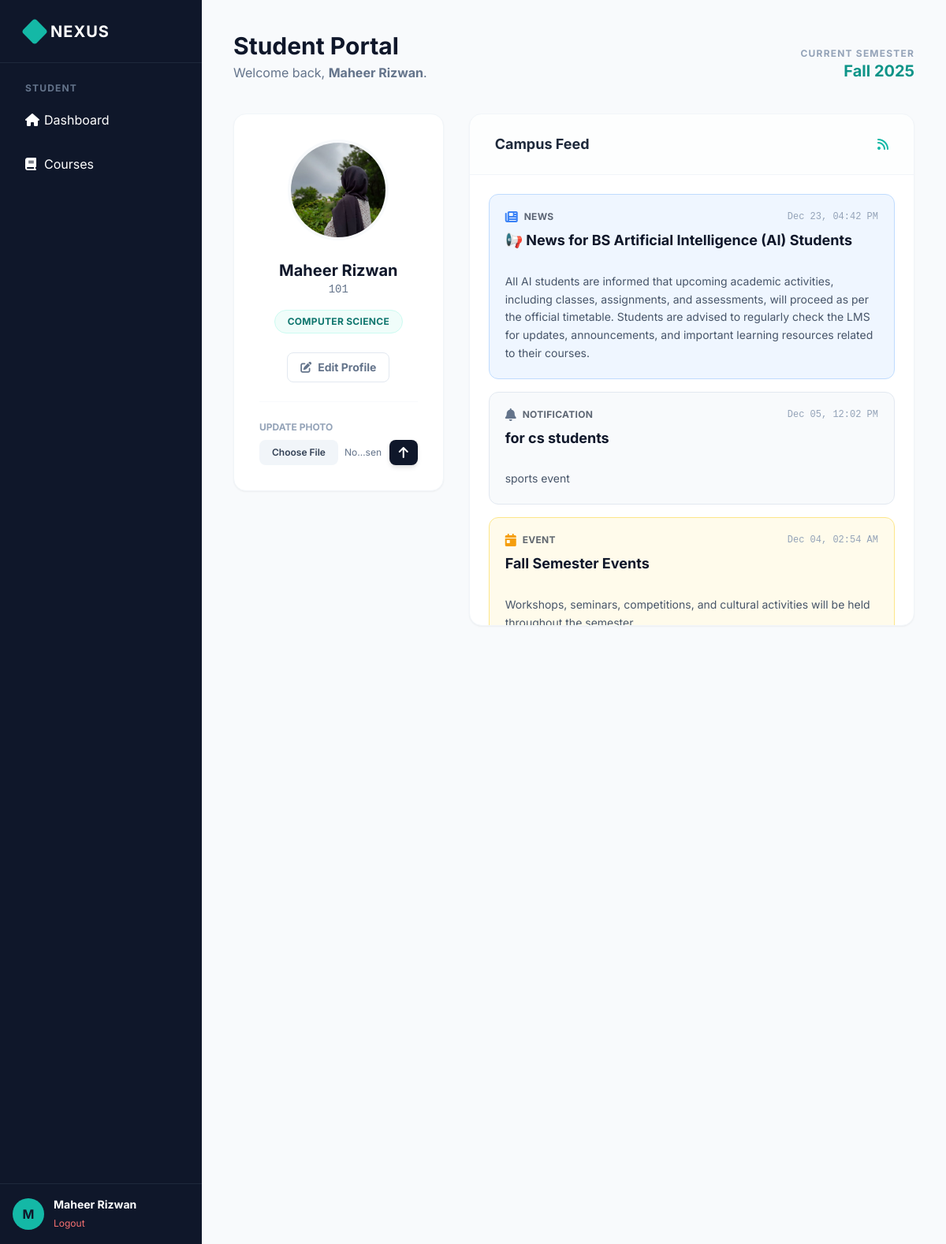
The page /student_dashboard.php (signed in) on the database its author committed.
### tables this page shows
CREATE TABLE `users` (
  `id` int(11) NOT NULL,
  `name` varchar(100) NOT NULL,
  `email` varchar(100) DEFAULT NULL,
  `roll_number` varchar(50) DEFAULT NULL,
  `password` varchar(255) NOT NULL,
  `role` enum('admin','student','faculty') NOT NULL,
  `department` varchar(100) DEFAULT NULL,
  `faculty_type` enum('instructor','focal_person') DEFAULT NULL,
  `profile_pic` varchar(255) DEFAULT 'default.png',
  `created_at` timestamp NOT NULL DEFAULT current_timestamp()
);

CREATE TABLE `notices` (
  `id` int(11) NOT NULL,
  `title` varchar(150) DEFAULT NULL,
  `content` text NOT NULL,
  `type` enum('news','event','notification') DEFAULT 'notification',
  `department` varchar(100) DEFAULT NULL,
  `created_at` timestamp NOT NULL DEFAULT current_timestamp()
);

### student_dashboard.php (the view, shortened to what this page needs)
<?php
include 'db.php';
$user_id = $_SESSION['user_id'];
$user = $conn->query("SELECT * FROM users WHERE id=$user_id")->fetch_assoc();
$notices = $conn->query("SELECT * FROM notices ORDER BY created_at DESC");
?>
<!DOCTYPE html>
<html lang="en">
<head>
    <script src="https://cdn.tailwindcss.com"></script>
    <link rel="stylesheet" href="https://cdnjs.cloudflare.com/ajax/libs/font-awesome/6.4.0/css/all.min.css">
</head>
<body class="bg-slate-50 text-slate-800">
    <?php include 'sidebar.php'; ?>
    <div class="ml-64 p-10">
        <div class="mb-10 flex justify-between items-end">
            <div>
                <h1 class="text-3xl font-bold text-slate-900">Student Portal</h1>
                <p class="text-slate-500 mt-1">Welcome back, <strong><?php echo $user['name']; ?></strong>.</p>
            </div>
            <div class="text-right hidden md:block">
                <p class="text-xs font-bold text-slate-400 uppercase tracking-widest">Current Semester</p>
                <p class="text-xl font-bold text-teal-600">Fall 2025</p>
            </div>
        </div>
        <div class="grid grid-cols-1 lg:grid-cols-3 gap-8">
            <div class="lg:col-span-1">
                <div class="bg-white p-8 rounded-2xl shadow-sm border border-slate-100 text-center sticky top-6">
                    <div class="relative w-32 h-32 mx-auto mb-6 group cursor-pointer">
                        <?php
                            $pic = (!empty($user['profile_pic']) && $user['profile_pic'] != 'default.png') ? 'uploads/'.$user['profile_pic'] : 'https://via.placeholder.com/150';
                        ?>
                        <img src="<?php echo $pic; ?>" class="w-full h-full rounded-full object-cover border-4 border-slate-50 shadow-inner group-hover:opacity-75 transition">
                    </div>
                    <h2 class="text-xl font-bold text-slate-900"><?php echo $user['name']; ?></h2>
                    <p class="text-slate-500 font-mono text-sm mb-4"><?php echo $user['roll_number']; ?></p>
                    <span class="inline-block bg-teal-50 text-teal-700 text-xs font-bold px-4 py-1.5 rounded-full uppercase tracking-wide border border-teal-100">
                        <?php echo $user['department']; ?>
                    </span>
                    <div class="mt-6 mb-6">
                        <a href="student_edit.php" class="inline-block text-sm font-bold text-slate-500 hover:text-teal-600 transition border border-slate-200 px-4 py-2 rounded-lg hover:border-teal-500">
                            <i class="fa-solid fa-pen-to-square mr-2"></i>Edit Profile
                        </a>
                    </div>
                    <form method="POST" enctype="multipart/form-data" class="pt-6 border-t border-slate-50 text-left">
                        <label class="block text-xs font-bold text-slate-400 mb-2 uppercase">Update Photo</label>
                        <div class="flex gap-2">
                            <input type="file" name="image" required class="block w-full text-xs text-slate-500 file:mr-2 file:py-2 file:px-4 file:rounded-lg file:border-0 file:text-xs file:font-semibold file:bg-slate-100 file:text-slate-700 hover:file:bg-slate-200 cursor-pointer">
                            <button type="submit" name="upload_pic" class="bg-slate-900 text-white px-3 rounded-lg hover:bg-teal-600 transition shadow-md">
                                <i class="fa-solid fa-arrow-up"></i>
                            </button>
                        </div>
                    </form>
                </div>
            </div>
            <div class="lg:col-span-2">
                <div class="bg-white rounded-2xl shadow-sm border border-slate-100 overflow-hidden h-[650px] flex flex-col">
                    <div class="px-8 py-6 border-b border-slate-100 bg-slate-50/30 flex justify-between items-center">
                        <h2 class="font-bold text-slate-800 text-lg">Campus Feed</h2>
                        <i class="fa-solid fa-rss text-teal-500"></i>
                    </div>
                    <div class="p-6 overflow-y-auto custom-scrollbar flex-1 space-y-4">
                        <?php if($notices->num_rows > 0): ?>
                            <?php while($notice = $notices->fetch_assoc()):
                                $type = $notice['type'];
                                $bg = ($type == 'event') ? 'bg-amber-50 border-amber-200' : (($type == 'news') ? 'bg-blue-50 border-blue-200' : 'bg-slate-50 border-slate-200');
                                $icon = ($type == 'event') ? 'text-amber-500 fa-calendar-day' : (($type == 'news') ? 'text-blue-500 fa-newspaper' : 'text-slate-500 fa-bell');
                            ?>
                            <div class="p-5 rounded-xl border <?php echo $bg; ?> hover:shadow-md transition group">
                                <div class="flex justify-between items-start mb-2">
                                    <div class="flex items-center gap-2">
                                        <i class="fa-solid <?php echo $icon; ?>"></i>
                                        <span class="text-xs font-bold uppercase tracking-wide opacity-70">
                                            <?php echo $type ? $type : 'Notification'; ?>
                                        </span>
                                    </div>
                                    <span class="text-xs text-slate-400 font-mono">
                                        <?php echo date('M d, h:i A', strtotime($notice['created_at'])); ?>
                                    </span>
                                </div>
                                <h3 class="font-bold text-slate-900 mb-1 text-lg group-hover:text-teal-700 transition-colors">
                                    <?php echo $notice['title']; ?>
                                </h3>
                                <p class="text-slate-600 text-sm leading-relaxed whitespace-pre-line">
                                    <?php echo $notice['content']; ?>
                                </p>
                            </div>
                            <?php endwhile; ?>
                        <?php endif; ?>
                    </div>
                </div>
            </div>
        </div>
    </div>
</body>
</html>

### sidebar.php (shortened to what this page needs)
<?php
$role = $_SESSION['role'];
?>
<div class="w-64 bg-slate-900 text-white min-h-screen flex flex-col fixed left-0 top-0 z-40">
    <div class="h-20 flex items-center px-8 border-b border-slate-800">
        <div class="text-xl font-bold tracking-wider flex items-center gap-2">
            <div class="w-6 h-6 bg-teal-500 rounded transform rotate-45"></div>
            NEXUS
        </div>
    </div>
    <div class="flex-1 py-6 space-y-2 px-4">
        <?php if($role == 'student'): ?>
            <p class="px-4 text-xs font-bold text-slate-500 uppercase tracking-widest mb-2">Student</p>
            <a href="student_dashboard.php" class="block px-4 py-3 rounded-lg hover:bg-slate-800 hover:text-teal-400 transition flex items-center">
                <i class="fa-solid fa-house w-6"></i> Dashboard
            </a>
            <a href="#" class="block px-4 py-3 rounded-lg hover:bg-slate-800 hover:text-teal-400 transition flex items-center">
                <i class="fa-solid fa-book w-6"></i> Courses
            </a>
        <?php endif; ?>
    </div>
    <div class="p-4 border-t border-slate-800">
        <div class="flex items-center gap-3">
            <div class="w-10 h-10 rounded-full bg-teal-500 flex items-center justify-center font-bold text-slate-900">
                <?php echo strtoupper(substr($_SESSION['name'], 0, 1)); ?>
            </div>
            <div>
                <p class="text-sm font-bold"><?php echo $_SESSION['name']; ?></p>
                <a href="logout.php" class="text-xs text-red-400 hover:text-red-300">Logout</a>
            </div>
        </div>
    </div>
</div>

### student_dashboard.php (style rules this page uses)
body { font-family: 'Inter', sans-serif; }

### rows shown on the page
users: name "Maheer Rizwan", profile_pic (picture), roll_number "101", department "COMPUTER SCIENCE"
notices: type "NEWS", created_at "Dec 23, 04:42 PM", title "📢 News for BS Artificial Intelligence (AI) Students", content "All AI students are informed that upcoming academic activities, including classes, assignments, and assessments, will proceed as per the official timetable. Students are advised to regularly check the LMS for updates, announcements, and important learning resources related to their courses."
notices: type "NOTIFICATION", created_at "Dec 05, 12:02 PM", title "for cs students", content "sports event"
notices: type "EVENT", created_at "Dec 04, 02:54 AM", title "Fall Semester Events", content "Workshops, seminars, competitions, and cultural activities will be held…"

### other values the page prints
substr($_SESSION['name'], 0, 1) "M"
$_SESSION['name'] "Maheer Rizwan"
